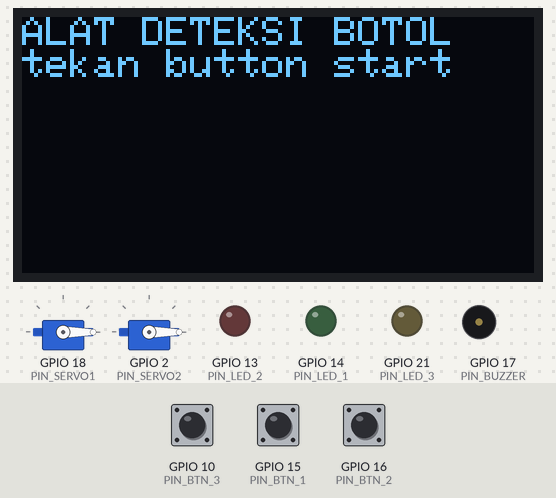
A sketch run on a simulated ESP32-S3. Parts: 128×64 one-colour display, 2 × servo, output pins drawn as LEDs (lit = HIGH), buzzer (waves = sounding). The inputs (shaded band) are chosen by the test bench; at power-on: GPIO 10 (PIN_BTN_3) HIGH, GPIO 15 (PIN_BTN_1) HIGH, GPIO 16 (PIN_BTN_2) HIGH. Pins used as bus, display or sensor lines are not drawn; what the sketch prints to the serial monitor is not drawn.

Above: at 1.2 s.
1.3 s: GPIO 10 (PIN_BTN_3) pulled LOW for 0.15 s
At 1.9 s:
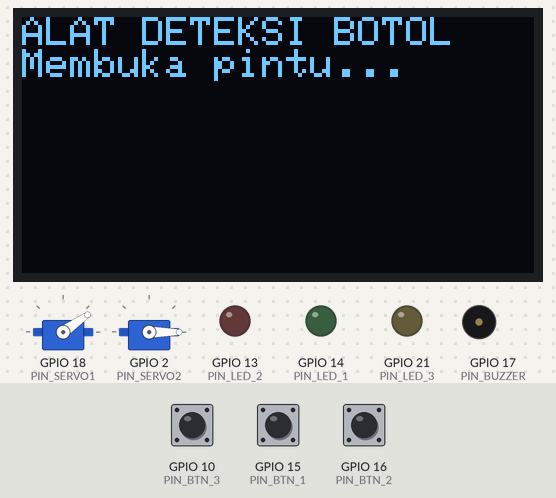
2.0 s: GPIO 15 (PIN_BTN_1) pulled LOW for 3.2 s
At 4.2 s:
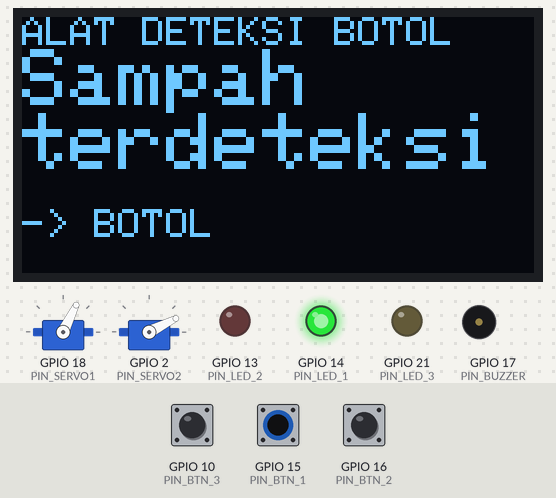
5.8 s: GPIO 16 (PIN_BTN_2) pulled LOW for 3.2 s
At 9.6 s:
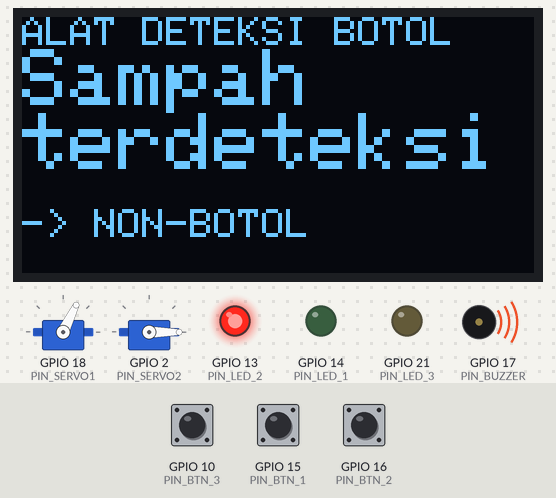
10.5 s: GPIO 10 (PIN_BTN_3) pulled LOW for 1 s
At 11.4 s:
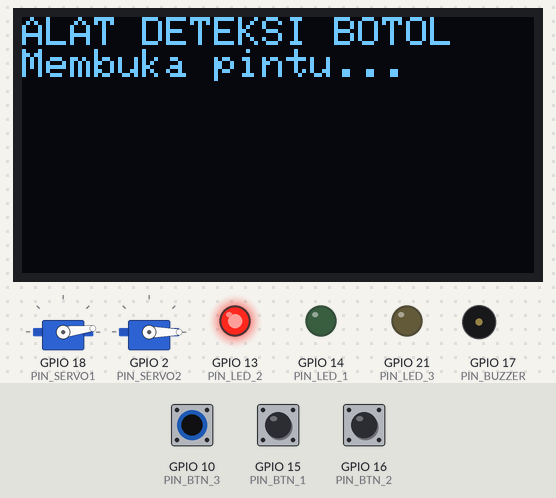
12.1 s: GPIO 15 (PIN_BTN_1) pulled LOW for 3.2 s
At 17.6 s:
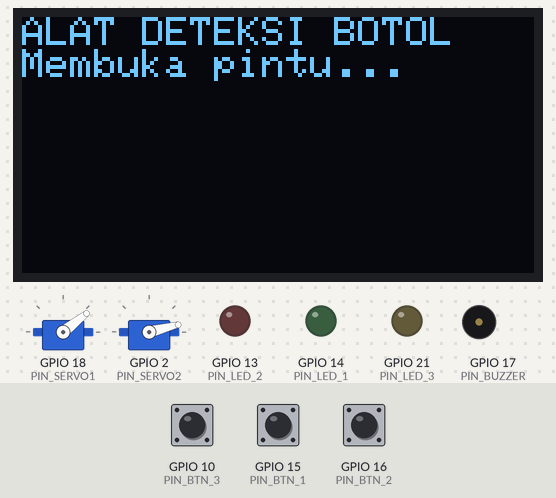
17.8 s: GPIO 16 (PIN_BTN_2) pulled LOW for 1 s
At 24.9 s:
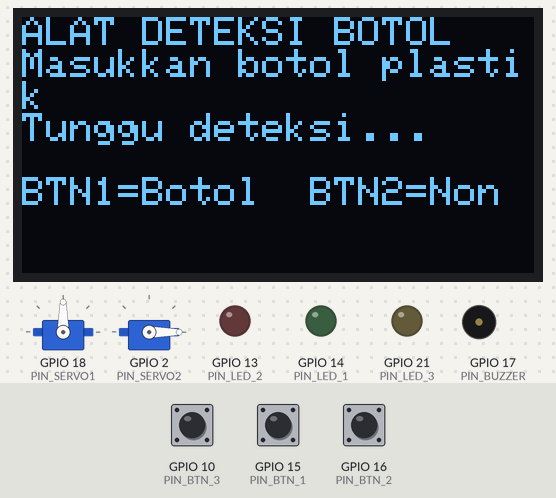
Timing chart, 0 to 25.7 s (numbered marks = the images above; inputs shaded):
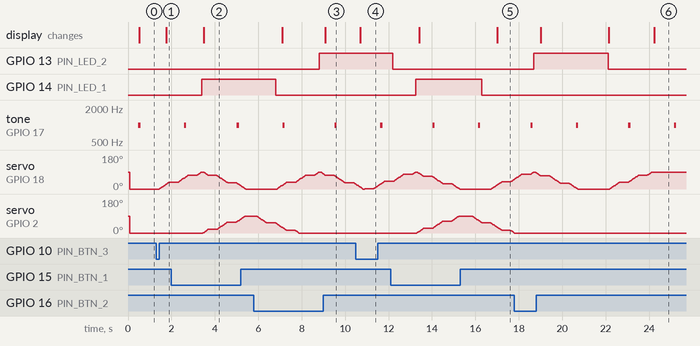

Measured:
- after the input at 1.3 s, servo on GPIO 18 (PIN_SERVO1): moves from 0° to 35° over 0.43 s, starting after 0.15 s; the display: changes after 0.46 s (image 1)
- after the input at 2.0 s, GPIO 14 (PIN_LED_1): LOW → HIGH after 1.4 s; servo on GPIO 2 (PIN_SERVO2): moves from 0° to 90° over 2.0 s, starting after 1.4 s; the display: changes after 1.5 s (image 2)
- after the input at 5.8 s, GPIO 13 (PIN_LED_2): LOW → HIGH after 3.0 s
- after the input at 10.5 s, the display: changes after 0.20 s (image 4)
- after the input at 12.1 s, GPIO 14 (PIN_LED_1): LOW → HIGH after 1.2 s, → LOW 3.0 s later; servo on GPIO 2 (PIN_SERVO2): rises from 0° to 90° in 2.0 s, then falls to 0° in 2.5 s; the display: first changes after 1.3 s (image 5 shows a later state)
- after the input at 17.8 s, GPIO 13 (PIN_LED_2): LOW → HIGH after 0.90 s, → LOW 3.4 s later; the display: first changes after 1.2 s (image 6 shows a later state)
- by itself, tone on GPIO 17 (PIN_BUZZER): alternates 1000 Hz for 0.10 s and silent for 2.0 s

The sketch:

sketch.ino
```cpp
#include <Arduino.h>
#include <Wire.h>
#include <Adafruit_GFX.h>
#include <Adafruit_SSD1306.h>
#include <ESP32Servo.h>
#include <AccelStepper.h>

// OLED SSD1306 (I2C)
#define PIN_OLED_SDA 8
#define PIN_OLED_SCL 9

// Potentiometer
#define PIN_POT 1

// Servo
#define PIN_SERVO1 18
#define PIN_SERVO2 2

// LEDs
#define PIN_LED_1 14 // Yellow (botol detected)
#define PIN_LED_2 13 // Red  (non-botol detected)
#define PIN_LED_3 21 // White

// Push Buttons
#define PIN_BTN_1 15 // botol detect
#define PIN_BTN_2 16 // non-botol detect
#define PIN_BTN_3 10 // start

// Stepper Motor (A4988) - not used in this example but kept
#define PIN_STEPPER_STEP   38
#define PIN_STEPPER_DIR    39
#define PIN_STEPPER_ENABLE 20

// Buzzer
#define PIN_BUZZER 17

TaskHandle_t hTaskOLED       = NULL;
TaskHandle_t hTaskStartBtn   = NULL;
TaskHandle_t hTaskServoPintu = NULL;
TaskHandle_t hTaskServobuang = NULL;
TaskHandle_t hTaskStepper    = NULL;
TaskHandle_t hTaskBuzzer     = NULL;
TaskHandle_t hTaskDetectBtn  = NULL;

const int stepsPerRev = 200;
volatile int stepDelayUS = 1000;

// OLED
Adafruit_SSD1306 display(128, 64, &Wire, -1);

// Servos
Servo servobuang;
Servo servopintu;

// Stepper (driver)
AccelStepper stepper(AccelStepper::DRIVER, PIN_STEPPER_STEP, PIN_STEPPER_DIR);

// Mutex to protect state / counter updates
static SemaphoreHandle_t mutexstate = NULL;

int counterbotol = 0;
int state = 0; // 1 = start screen, 2 = open servo then -> 3, 3 = wait for detection buttons, 4 = botol detected, 5 = non-botol detected

// Task prototypes
void taskStateManager(void *pvParameters);
void taskOLED(void *pvParameters);
void taskStartBtn(void *pvParameters);
void taskServopintu(void *pvParameters);
void taskServobuang(void *pvParameters);
void taskDetectButtons(void *pvParameters);
void taskStepper(void *pvParameters);
void taskBuzzer(void *pvParameters);
void taskLEDindikator(void *pvParameters);

void setup() {
  Serial.begin(115200);
  Serial.println("--- Miniproject Demo ESP32-S3 (with detection v2) ---");

  // Pins
  pinMode(PIN_POT, INPUT);
  pinMode(PIN_LED_1, OUTPUT);
  pinMode(PIN_LED_2, OUTPUT);
  pinMode(PIN_LED_3, OUTPUT);
  digitalWrite(PIN_LED_1, LOW);
  digitalWrite(PIN_LED_2, LOW);
  digitalWrite(PIN_LED_3, LOW);
  pinMode(PIN_BTN_1, INPUT_PULLUP);
  pinMode(PIN_BTN_2, INPUT_PULLUP);
  pinMode(PIN_BTN_3, INPUT_PULLUP);
  pinMode(PIN_STEPPER_ENABLE, OUTPUT);
  digitalWrite(PIN_STEPPER_ENABLE, LOW); // enable driver
  pinMode(PIN_BUZZER, OUTPUT);

  // I2C OLED
  Wire.begin(PIN_OLED_SDA, PIN_OLED_SCL);
  if(!display.begin(SSD1306_SWITCHCAPVCC, 0x3C)) {
    Serial.println(F("Gagal inisialisasi SSD1306"));
    while (1) delay(1000);
  }
  display.clearDisplay();
  display.setTextSize(1);
  display.setTextColor(SSD1306_WHITE);
  display.setCursor(0,0);
  display.println("OLED OK");
  display.display();

  // Servos
  servopintu.attach(PIN_SERVO1);
  servobuang.attach(PIN_SERVO2);

  // Stepper
  stepper.setMaxSpeed(1000);
  stepper.setAcceleration(500);
  stepper.setEnablePin(PIN_STEPPER_ENABLE);
  stepper.enableOutputs();

  // Mutex
  mutexstate = xSemaphoreCreateMutex();
  if (mutexstate == NULL) {
    Serial.println("Failed to create mutex!");
    while (1) delay(1000);
  }

  // initial state
  state = 1;

  // Create core tasks that are always present
  xTaskCreatePinnedToCore(taskLEDindikator, "LEDs", 2048, NULL, 1, NULL, 1);
  xTaskCreatePinnedToCore(taskStateManager,  "StateMgr", 4096, NULL, 2, NULL, 0);
  xTaskCreatePinnedToCore(taskOLED, "OLED", 4096, NULL, 3, &hTaskOLED, 1);
  xTaskCreatePinnedToCore(taskStartBtn, "StartBtn", 2048, NULL, 3, &hTaskStartBtn, 1);
  xTaskCreatePinnedToCore(taskServopintu, "ServoPintu", 2048, NULL, 2, &hTaskServoPintu, 1);
  xTaskCreatePinnedToCore(taskServobuang, "ServoBuang", 2048, NULL, 2, &hTaskServobuang, 1);
  xTaskCreatePinnedToCore(taskDetectButtons, "DetectBtn", 2048, NULL, 3, &hTaskDetectBtn, 1);
  // stepper and buzzer are optional; enable if needed:
  xTaskCreatePinnedToCore(taskStepper, "Stepper", 4096, NULL, 2, &hTaskStepper, 0);
  xTaskCreatePinnedToCore(taskBuzzer, "Buzzer", 2048, NULL, 1, &hTaskBuzzer, 0);
}

void loop() {
  delay(1000);
}

// State manager: kept for logging/extension
void taskStateManager(void *pvParameters) {
  (void) pvParameters;
  int last_state = -1;

  for(;;) {
    int local_state;
    if (xSemaphoreTake(mutexstate, pdMS_TO_TICKS(10)) == pdTRUE) {
      local_state = state;
      xSemaphoreGive(mutexstate);
    } else {
      local_state = state;
    }

    if (local_state != last_state) {
      Serial.printf("State changed %d -> %d\n", last_state, local_state);
      last_state = local_state;
    }

    vTaskDelay(pdMS_TO_TICKS(100));
  }
}

// OLED task: always running and updates per current state
void taskOLED(void *pvParameters) {
  (void) pvParameters;
  for (;;) {
    int local_state;
    if (xSemaphoreTake(mutexstate, pdMS_TO_TICKS(10)) == pdTRUE) {
      local_state = state;
      xSemaphoreGive(mutexstate);
    } else {
      local_state = state;
    }

    display.clearDisplay();
    display.setCursor(0, 0);
    display.println("ALAT DETEKSI BOTOL");
    display.setTextSize(1);

    if (local_state == 1) {
      display.println("tekan button start");
    } else if (local_state == 2) {
      display.println("Membuka pintu...");
    } else if (local_state == 3) {
      display.println("Masukkan botol plastik");
      display.println("Tunggu deteksi...");
      display.println("");
      display.println("BTN1=Botol  BTN2=Non");
    } else if (local_state == 4) {
      display.setTextSize(2);
      display.println("Sampah");
      display.println("terdeteksi");
      display.setTextSize(1);
      display.println("");
      display.println("-> BOTOL");
      display.println("");
      // show counter
      display.printf("Jumlah botol: %d", counterbotol);
    } else if (local_state == 5) {
      display.setTextSize(2);
      display.println("Sampah");
      display.println("terdeteksi");
      display.setTextSize(1);
      display.println("");
      display.println("-> NON-BOTOL");
    } else {
      display.printf("State: %d", local_state);
    }

    display.display();
    vTaskDelay(pdMS_TO_TICKS(250));
  }
}

// Start button task: updates state when button pressed.
void taskStartBtn(void *pvParameters) {
  (void) pvParameters;
  bool btnState = true;
  for (;;) {
    if (digitalRead(PIN_BTN_3) == LOW && btnState == true) {
      Serial.println("Button START pressed!");
      if (xSemaphoreTake(mutexstate, pdMS_TO_TICKS(50)) == pdTRUE) {
        counterbotol = 0;
        state = 2; // trigger servo open -> it will set to 3 after opening
        xSemaphoreGive(mutexstate);
      }
      btnState = false;
    }
    if (digitalRead(PIN_BTN_3) == HIGH && btnState == false) {
      btnState = true;
    }
    vTaskDelay(pdMS_TO_TICKS(50));
  }
}

// Servo pintu task: move to 90 when entering state 2, then set state=3.
// Also respond to entering states 4/5 by closing to 0.
void taskServopintu(void *pvParameters) {
  (void) pvParameters;

  int last_state = -1;
  const int open_angle = 90;
  const int closed_angle = 0;

  // ensure known starting position
  servopintu.write(closed_angle);
  vTaskDelay(pdMS_TO_TICKS(200));

  for (;;) {
    int local_state;
    if (xSemaphoreTake(mutexstate, pdMS_TO_TICKS(10)) == pdTRUE) {
      local_state = state;
      xSemaphoreGive(mutexstate);
    } else {
      local_state = state;
    }

    if (local_state != last_state) {
      // detected transition
      if (local_state == 2) {
        // open to 90 (smooth)
        for (int p = closed_angle; p <= open_angle; ++p) {
          servopintu.write(p);
          vTaskDelay(pdMS_TO_TICKS(12));
        }
        servopintu.write(open_angle);
        // immediately change to state 3 so detection can happen
        if (xSemaphoreTake(mutexstate, pdMS_TO_TICKS(20)) == pdTRUE) {
          state = 3;
          xSemaphoreGive(mutexstate);
          Serial.println("Servo opened -> moving to state 3 (wait detection)");
        } else {
          state = 3;
        }
      } else if (local_state == 4 || local_state == 5) {
        // close to 0 when a detection state is entered
        for (int p = open_angle; p >= closed_angle; --p) {
          servopintu.write(p);
          vTaskDelay(pdMS_TO_TICKS(12));
        }
        servopintu.write(closed_angle);
        Serial.println("Servo pintu closed after detection");
      } else if (local_state == 1) {
        // ensure closed when returning to start
        servopintu.write(closed_angle);
      }
      last_state = local_state;
    }

    vTaskDelay(pdMS_TO_TICKS(50));
  }
}

// Servo buang: when entering state 4, move to 90 then back to 0 (one-shot)
void taskServobuang(void *pvParameters) {
  (void) pvParameters;
  int last_state = -1;
  const int junk_open = 90;
  const int junk_closed = 0;

  // ensure known starting position
  servobuang.write(junk_closed);
  vTaskDelay(pdMS_TO_TICKS(100));

  for (;;) {
    int local_state;
    if (xSemaphoreTake(mutexstate, pdMS_TO_TICKS(10)) == pdTRUE) {
      local_state = state;
      xSemaphoreGive(mutexstate);
    } else {
      local_state = state;
    }

    if (local_state != last_state) {
      if (local_state == 4) {
        // move to 90, wait a bit, move back
        for (int p = junk_closed; p <= junk_open; ++p) {
          servobuang.write(p);
          vTaskDelay(pdMS_TO_TICKS(12));
        }
        servobuang.write(junk_open);
        vTaskDelay(pdMS_TO_TICKS(500)); // slight hold
        for (int p = junk_open; p >= junk_closed; --p) {
          servobuang.write(p);
          vTaskDelay(pdMS_TO_TICKS(12));
        }
        servobuang.write(junk_closed);
        Serial.println("Servo buang cycled for BOTOL");
      }
      last_state = local_state;
    }

    vTaskDelay(pdMS_TO_TICKS(30));
  }
}

// Detect buttons in state 3. BTN1 -> state 4 (botol), BTN2 -> state 5 (non-botol)
void taskDetectButtons(void *pvParameters) {
  (void) pvParameters;
  bool btn1Prev = true;
  bool btn2Prev = true;

  for (;;) {
    int local_state;
    if (xSemaphoreTake(mutexstate, pdMS_TO_TICKS(10)) == pdTRUE) {
      local_state = state;
      xSemaphoreGive(mutexstate);
    } else {
      local_state = state;
    }

    if (local_state == 3) {
      // BTN1 (botol)
      if (digitalRead(PIN_BTN_1) == LOW && btn1Prev == true) {
        Serial.println("DetectBtn: BTN1 -> BOTOL");
        if (xSemaphoreTake(mutexstate, pdMS_TO_TICKS(50)) == pdTRUE) {
          state = 4;
          counterbotol++;            // increment once per detection
          xSemaphoreGive(mutexstate);
        }
        digitalWrite(PIN_LED_1, HIGH);
        digitalWrite(PIN_LED_2, LOW);
        btn1Prev = false;
      }
      if (digitalRead(PIN_BTN_1) == HIGH && btn1Prev == false) {
        btn1Prev = true;
      }

      // BTN2 (non-botol)
      if (digitalRead(PIN_BTN_2) == LOW && btn2Prev == true) {
        Serial.println("DetectBtn: BTN2 -> NON-BOTOL");
        if (xSemaphoreTake(mutexstate, pdMS_TO_TICKS(50)) == pdTRUE) {
          state = 5;
          xSemaphoreGive(mutexstate);
        }
        digitalWrite(PIN_LED_2, HIGH);
        digitalWrite(PIN_LED_1, LOW);
        btn2Prev = false;
      }
      if (digitalRead(PIN_BTN_2) == HIGH && btn2Prev == false) {
        btn2Prev = true;
      }
    }

    // If we're in state 4 or 5, keep message for a short time then return to start (state 1)
    if (local_state == 4 || local_state == 5) {
      // show message for 3 seconds (OLED task handles the text)
      vTaskDelay(pdMS_TO_TICKS(3000));
      if (xSemaphoreTake(mutexstate, pdMS_TO_TICKS(50)) == pdTRUE) {
        // reset LEDs and return to start
        state = 2;
        xSemaphoreGive(mutexstate);
      } else {
        state = 2; // fallback
      }
      digitalWrite(PIN_LED_1, LOW);
      digitalWrite(PIN_LED_2, LOW);
      Serial.println("Returning to state 1 (start)");
    }

    vTaskDelay(pdMS_TO_TICKS(30));
  }
}

void taskStepper(void *pvParameters) {
  (void) pvParameters;
  pinMode(PIN_STEPPER_STEP, OUTPUT);
  pinMode(PIN_STEPPER_DIR, OUTPUT);

  for (;;) {
    digitalWrite(PIN_STEPPER_DIR, HIGH);
    for (int i = 0; i < stepsPerRev; i++) {
      digitalWrite(PIN_STEPPER_STEP, HIGH);
      ets_delay_us(stepDelayUS);
      digitalWrite(PIN_STEPPER_STEP, LOW);
      ets_delay_us(stepDelayUS);
    }
    vTaskDelay(pdMS_TO_TICKS(500));

    digitalWrite(PIN_STEPPER_DIR, LOW);
    for (int i = 0; i < stepsPerRev; i++) {
      digitalWrite(PIN_STEPPER_STEP, HIGH);
      ets_delay_us(stepDelayUS);
      digitalWrite(PIN_STEPPER_STEP, LOW);
      ets_delay_us(stepDelayUS);
    }
    vTaskDelay(pdMS_TO_TICKS(500));
  }
}

void taskBuzzer(void *pvParameters) {
  (void) pvParameters;
  for(;;) {
    tone(PIN_BUZZER, 1000);
    vTaskDelay(pdMS_TO_TICKS(100));
    noTone(PIN_BUZZER);
    vTaskDelay(pdMS_TO_TICKS(2000));
  }
}

void taskLEDindikator(void *pvParameters) {
  (void) pvParameters;
  for (;;) {
    // Optional heartbeat, disabled to avoid interfering with detection LEDs
    vTaskDelay(pdMS_TO_TICKS(500));
  }
}
```
